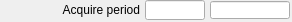
   <widget class="caFrame" name="caFrame_1">
    <property name="geometry">
     <rect>
      <x>35</x>
      <y>55</y>
      <width>292</width>
      <height>22</height>
     </rect>
    </property>
    <widget class="caLabel" name="caLabel_1">
     <property name="geometry">
      <rect>
       <x>0</x>
       <y>0</y>
       <width>140</width>
       <height>20</height>
      </rect>
     </property>
     <property name="text">
      <string>Acquire period</string>
     </property>
     <property name="alignment">
      <set>Qt::AlignAbsolute|Qt::AlignRight|Qt::AlignTrailing|Qt::AlignVCenter</set>
     </property>
     <property name="fontScaleMode">
      <enum>ESimpleLabel::WidthAndHeight</enum>
     </property>
     <property name="foreground">
      <color>
       <red>0</red>
       <green>0</green>
       <blue>0</blue>
      </color>
     </property>
     <property name="background">
      <color alpha="0">
       <red>0</red>
       <green>0</green>
       <blue>0</blue>
      </color>
     </property>
     <property name="frameShape">
      <enum>QFrame::NoFrame</enum>
     </property>
    </widget>
    <widget class="caTextEntry" name="caTextEntry_1">
     <property name="geometry">
      <rect>
       <x>145</x>
       <y>0</y>
       <width>60</width>
       <height>20</height>
      </rect>
     </property>
     <property name="channel" stdset="0">
      <string>$(P)$(R)AcquirePeriod</string>
     </property>
     <property name="foreground">
      <color>
       <red>0</red>
       <green>0</green>
       <blue>0</blue>
      </color>
     </property>
     <property name="background">
      <color>
       <red>115</red>
       <green>223</green>
       <blue>255</blue>
      </color>
     </property>
     <property name="colorMode">
      <enum>caLineEdit::Static</enum>
     </property>
     <property name="precisionMode">
      <enum>caLineEdit::Channel</enum>
     </property>
     <property name="limitsMode">
      <enum>caLineEdit::Channel</enum>
     </property>
     <property name="maxValue">
      <double>1.000000000000000</double>
     </property>
     <property name="minValue">
      <double>0.000000000000000</double>
     </property>
     <property name="fontScaleMode" stdset="0">
      <enum>caLineEdit::WidthAndHeight</enum>
     </property>
     <property name="formatType">
      <enum>caLineEdit::decimal</enum>
     </property>
    </widget>
    <widget class="caLineEdit" name="caLineEdit_1">
     <property name="geometry">
      <rect>
       <x>210</x>
       <y>1</y>
       <width>80</width>
       <height>18</height>
      </rect>
     </property>
     <property name="alignment">
      <set>Qt::AlignAbsolute|Qt::AlignLeading|Qt::AlignLeft|Qt::AlignVCenter</set>
     </property>
     <property name="channel" stdset="0">
      <string>$(P)$(R)AcquirePeriod_RBV</string>
     </property>
     <property name="foreground">
      <color>
       <red>10</red>
       <green>0</green>
       <blue>184</blue>
      </color>
     </property>
     <property name="background">
      <color>
       <red>187</red>
       <green>187</green>
       <blue>187</blue>
      </color>
     </property>
     <property name="colorMode">
      <enum>caLineEdit::Static</enum>
     </property>
     <property name="precisionMode">
      <enum>caLineEdit::Channel</enum>
     </property>
     <property name="limitsMode">
      <enum>caLineEdit::Channel</enum>
     </property>
     <property name="maxValue">
      <double>1.000000000000000</double>
     </property>
     <property name="minValue">
      <double>0.000000000000000</double>
     </property>
     <property name="fontScaleMode" stdset="0">
      <enum>caLineEdit::WidthAndHeight</enum>
     </property>
     <property name="formatType">
      <enum>caLineEdit::decimal</enum>
     </property>
    </widget>
   </widget>
